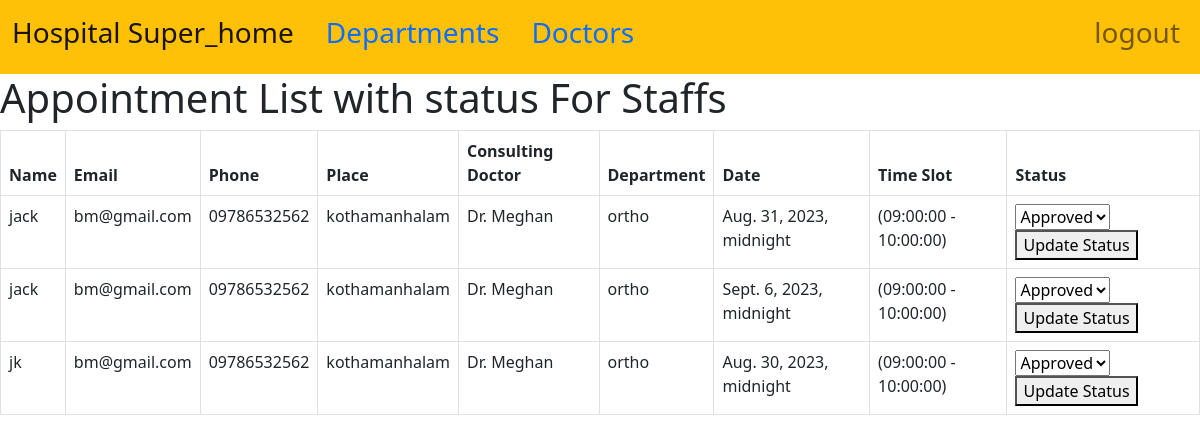
The app's page /appointmentlist2 (signed in) with its own data.
### hospital_app/models.py (models this page shows, shortened)
class Appointment(models.Model):
    TokenNo = models.AutoField(primary_key=True, unique=True)
    patient_name = models.CharField( max_length=100,blank=False, null=False)
    patient_place = models.CharField(max_length=100, blank=False, null=False)
    patient_phone = models.CharField(max_length=100, blank=False, null=False)
    patient_email = models.EmailField(max_length=255, blank=False)
    appointment_date = models.DateTimeField()
    appointment_time = models.ForeignKey('TimeSlot', on_delete=models.CASCADE, unique_for_date='appointment_date')
    doctor = models.ForeignKey(Doctors, on_delete=models.CASCADE)
    patient_department = models.CharField(max_length=200, choices=[('ortho', 'orthopedics'), ('cardio', 'Cardiology'),
                                                                   ('derma', 'Dermatology'), ('Gynec', 'Gynecology'), ])
    status = models.CharField(max_length=50, choices=[('confirmed', 'Confirmed'), ('pending', 'Pending'),
                                                      ('rejected', 'Rejected')])
    history = models.ManyToManyField('History', blank=True, related_name='appointments')

class TimeSlot(models.Model):
    start_time = models.TimeField()
    end_time = models.TimeField()
    def __str__(self):
        return f" ({self.start_time} - {self.end_time})"

### department_doctors_app/models.py (models this page shows)
class Doctors(models.Model):
    doctor_name=models.CharField(max_length=100, unique=True, blank=False, null=False)
    doctor_department_fk = models.ForeignKey(Department, on_delete=models.CASCADE)
    qualification= models.CharField(max_length=50, unique=True, blank=False, null=False)
    photo= models.ImageField(upload_to='photos', max_length=1000)
    def __str__(self):
        return self.doctor_name

### hospital_app/views.py (the view)
# urls.py: path('appointmentlist2', views.AppointmentListView2.as_view(), name='list2'),
class AppointmentListView2(LoginRequiredMixin, ListView):
    model = Appointment
    template_name = 'view2.html'
    context_object_name = 'appointments'
    login_url = '/login/'

### templates/view2.html (shortened to what this page needs)
{% extends 'base.html' %}
{% block content %}
  <h1>Appointment List with status For Staffs </h1>
<table class="table table-bordered">
    <thead>
        <tr>
            <th>Name</th>
            <th>Email</th>
            <th>Phone</th>
            <th>Place</th>
            <th>Consulting Doctor</th>
            <th>Department</th>
            <th>Date</th>
            <th>Time Slot</th>
            <th>Status</th>
        </tr>
    </thead>
    <tbody>
        {% for i in appointments %}
        <tr>
            <td>{{ i.patient_name }}</td>
            <td>{{ i.patient_email }}</td>
            <td>{{ i.patient_phone }}</td>
            <td>{{ i.patient_place }}</td>
            <td>{{ i.doctor }}</td>
            <td>{{ i.patient_department }}</td>
            <td>{{ i.appointment_date }}</td>
            <td>{{ i.appointment_time }}</td>
            <td>
                <form method="post" action="{% url 'update_status' i.pk %}">
                        <select name="status">
                            <option value="approved">Approved</option>
                        </select>
                        <button type="submit">Update Status</button>
                </form>
            </td>
        </tr>
        {% endfor %}
    </tbody>
</table>
{% endblock %}

### records on screen
Appointment: patient_name "jack", patient_email "bm@gmail.com", patient_phone "09786532562", patient_place "kothamanhalam", doctor "Dr. Meghan", patient_department "ortho", appointment_date "Aug. 31, 2023, midnight", appointment_time "(09:00:00 - 10:00:00)"
Appointment: patient_name "jack", patient_email "bm@gmail.com", patient_phone "09786532562", patient_place "kothamanhalam", doctor "Dr. Meghan", patient_department "ortho", appointment_date "Sept. 6, 2023, midnight", appointment_time "(09:00:00 - 10:00:00)"
Appointment: patient_name "jk", patient_email "bm@gmail.com", patient_phone "09786532562", patient_place "kothamanhalam", doctor "Dr. Meghan", patient_department "ortho", appointment_date "Aug. 30, 2023, midnight", appointment_time "(09:00:00 - 10:00:00)"
